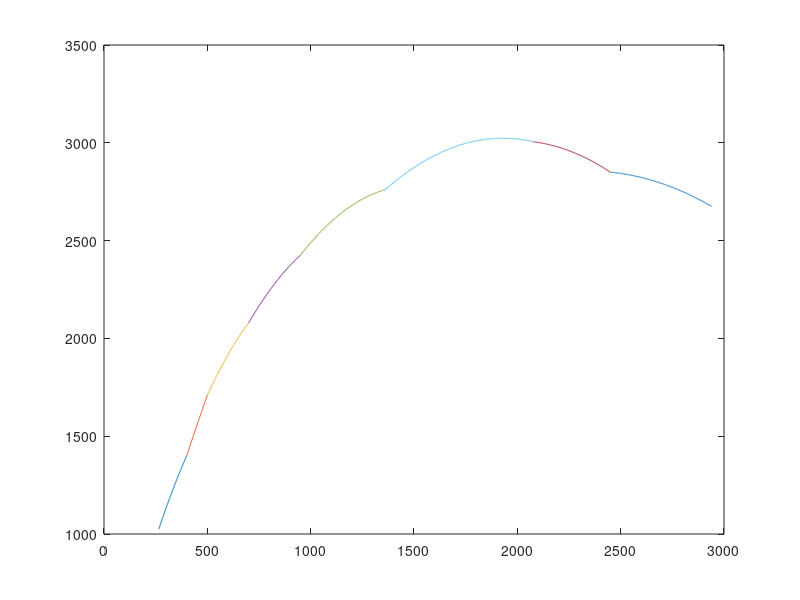

Recreate this plot in MATLAB.
y = [1025, 1400, 1710, 2080, 2425, 2760, 3005, 2850, 2675];
x = [265, 400, 500, 700, 950, 1360, 2080, 2450, 2940];

A = [265^2 265 1 0 0 0 0 0 0 0 0 0 0 0 0 0 0 0 0 0 0 0 0 0;                          
     400^2 400 1 0 0 0 0 0 0 0 0 0 0 0 0 0 0 0 0 0 0 0 0 0;                          
     0 0 0 400^2 400 1 0 0 0 0 0 0 0 0 0 0 0 0 0 0 0 0 0 0;                          
     0 0 0 500^2 500 1 0 0 0 0 0 0 0 0 0 0 0 0 0 0 0 0 0 0;                         
     0 0 0 0 0 0 500^2 500 1 0 0 0 0 0 0 0 0 0 0 0 0 0 0 0;
     0 0 0 0 0 0 700^2 700 1 0 0 0 0 0 0 0 0 0 0 0 0 0 0 0;
     0 0 0 0 0 0 0 0 0 700^2 700 1 0 0 0 0 0 0 0 0 0 0 0 0;
     0 0 0 0 0 0 0 0 0 950^2 950 1 0 0 0 0 0 0 0 0 0 0 0 0;
     0 0 0 0 0 0 0 0 0 0 0 0 950^2 950 1 0 0 0 0 0 0 0 0 0;
     0 0 0 0 0 0 0 0 0 0 0 0 1360^2 1360 1 0 0 0 0 0 0 0 0 0;
     0 0 0 0 0 0 0 0 0 0 0 0 0 0 0 1360^2 1360 1 0 0 0 0 0 0;
     0 0 0 0 0 0 0 0 0 0 0 0 0 0 0 2080^2 2080 1 0 0 0 0 0 0;
     0 0 0 0 0 0 0 0 0 0 0 0 0 0 0 0 0 0 2080^2 2080 1 0 0 0;
     0 0 0 0 0 0 0 0 0 0 0 0 0 0 0 0 0 0 2450^2 2450 1 0 0 0;
     0 0 0 0 0 0 0 0 0 0 0 0 0 0 0 0 0 0 0 0 0 2450^2 2450 1;
     0 0 0 0 0 0 0 0 0 0 0 0 0 0 0 0 0 0 0 0 0 2940^2 2940 1];
 
b = [1025 1400 1400 1710 1710 2080 2080 2425 2425 2760 2760 3005 3005 2850 2850 2675];
Res = linsolve(A, b');

xx = 265:400;
p1 = xx.^2*Res(1)+xx*Res(2);
plot(xx,p1);
hold on;
xx = 400:500;
p2 = xx.^2*Res(4)+xx*Res(5);
plot(xx,p2);
hold on;
xx = 500:700;
p3 = xx.^2*Res(7)+xx*Res(8);
plot(xx,p3);
hold on;
xx = 700:950;
p4 = xx.^2*Res(10)+xx*Res(11);
plot(xx,p4);
hold on;
xx = 950:1360;
p5 = xx.^2*Res(13)+xx*Res(14);
plot(xx,p5);
hold on;
xx = 1360:2080;
p6 = xx.^2*Res(16)+xx*Res(17);
plot(xx,p6);
hold on;
xx = 2080:2450;
p7 = xx.^2*Res(19)+xx*Res(20);
plot(xx,p7);
hold on;
xx = 2450:2940;
p8 = xx.^2*Res(22)+xx*Res(23);
plot(xx,p8);
hold on;









